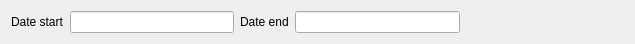
<?xml version="1.0" encoding="UTF-8"?>
<ui version="4.0">
 <class>FDiscountReport</class>
 <widget class="QWidget" name="FDiscountReport">
  <property name="geometry">
   <rect>
    <x>0</x>
    <y>0</y>
    <width>635</width>
    <height>36</height>
   </rect>
  </property>
  <property name="windowTitle">
   <string>Form</string>
  </property>
  <layout class="QHBoxLayout" name="horizontalLayout">
   <item>
    <widget class="QLabel" name="label">
     <property name="text">
      <string>Date start</string>
     </property>
    </widget>
   </item>
   <item>
    <widget class="EDateEdit" name="deStart"/>
   </item>
   <item>
    <widget class="QLabel" name="label_2">
     <property name="text">
      <string>Date end</string>
     </property>
    </widget>
   </item>
   <item>
    <widget class="EDateEdit" name="deEnd"/>
   </item>
   <item>
    <spacer name="horizontalSpacer">
     <property name="orientation">
      <enum>Qt::Horizontal</enum>
     </property>
     <property name="sizeHint" stdset="0">
      <size>
       <width>164</width>
       <height>15</height>
      </size>
     </property>
    </spacer>
   </item>
  </layout>
 </widget>
 <customwidgets>
  <customwidget>
   <class>EDateEdit</class>
   <extends>QLineEdit</extends>
   <header location="global">edateedit.h</header>
  </customwidget>
 </customwidgets>
 <resources/>
 <connections/>
</ui>
